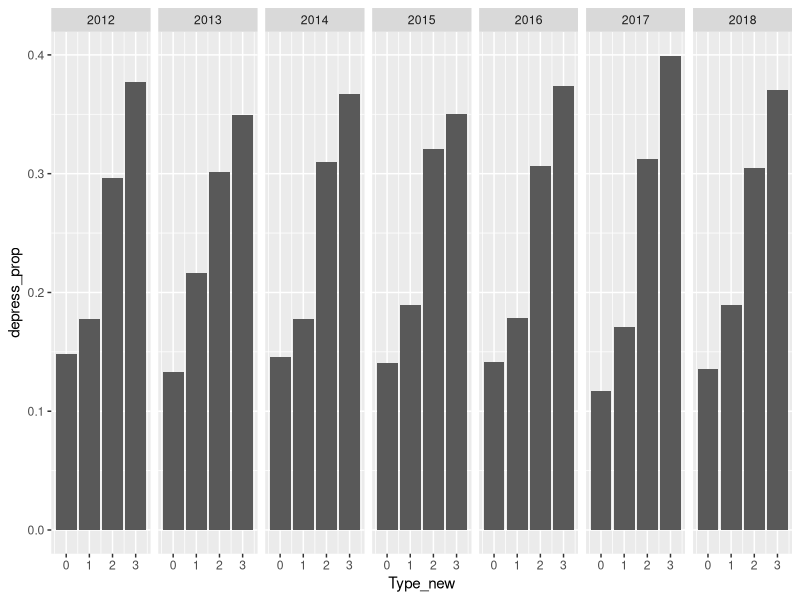

Generate this figure with R:
## ---- chunk 1
library(tidyverse)
library(ggplot2)
depression<-read_csv("depression.csv")
depression_data<-depression|>
  filter(Strata %in% c("Education"))|>
  group_by(Year)|>
  mutate(total_number=sum(Frequency),
         depress_prop=Frequency/total_number,
         Type_new=case_when(Type=="No High School Diploma"~0,
                            Type=="High School Graduate or GED Certificate"~1,
                            Type=="Some College or Tech School"~2,
                            Type=="College Graduate or Post Grad"~3))
plot1<-depression_data|>
  ggplot(mapping=aes(x=Type_new,
                     y=depress_prop))+
  geom_col()+
  facet_wrap(~Year, nrow = 1)
plot1
